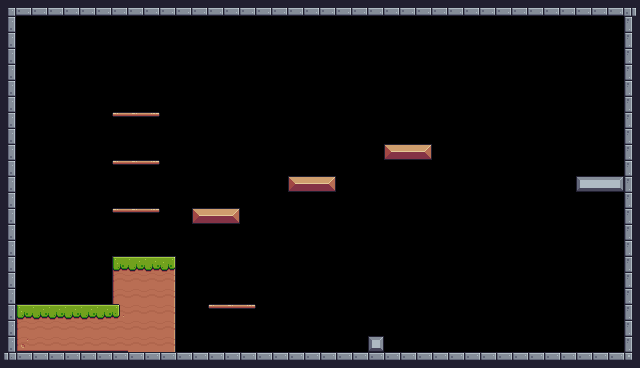

The image is a tile-based game level rendered from a .tmx file. Its description and complete source (layers, tilesets, objects, tile grids) follow:
An orthogonal 40x23 tile map with 16x16 px tiles, 1 tile layer (Background) and 17 objects (4x Platform, Player).

<map version="1.10" tiledversion="1.11.0" orientation="orthogonal" renderorder="right-down" width="40" height="23" tilewidth="16" tileheight="16" infinite="0" nextlayerid="6" nextobjectid="22">
 <tileset firstgid="1" source="Pixel Adventure.tsx" />
 <layer id="2" name="Background" width="40" height="23">
  <data encoding="csv">
4,46,46,46,46,46,46,46,46,46,46,46,46,46,46,46,46,46,46,46,46,46,46,46,46,46,46,46,46,46,46,46,46,46,46,46,46,46,46,5,
25,0,0,0,0,0,0,0,0,0,0,0,0,0,0,0,0,0,0,0,0,0,0,0,0,0,0,0,0,0,0,0,0,0,0,0,0,0,0,23,
25,0,0,0,0,0,0,0,0,0,0,0,0,0,0,0,0,0,0,0,0,0,0,0,0,0,0,0,0,0,0,0,0,0,0,0,0,0,0,23,
25,0,0,0,0,0,0,0,0,0,0,0,0,0,0,0,0,0,0,0,0,0,0,0,0,0,0,0,0,0,0,0,0,0,0,0,0,0,0,23,
25,0,0,0,0,0,0,0,0,0,0,0,0,0,0,0,0,0,0,0,0,0,0,0,0,0,0,0,0,0,0,0,0,0,0,0,0,0,0,23,
25,0,0,0,0,0,0,0,0,0,0,0,0,0,0,0,0,0,0,0,0,0,0,0,0,0,0,0,0,0,0,0,0,0,0,0,0,0,0,23,
25,0,0,0,0,0,0,0,0,0,0,0,0,0,0,0,0,0,0,0,0,0,0,0,0,0,0,0,0,0,0,0,0,0,0,0,0,0,0,23,
25,0,0,0,0,0,0,40,41,42,0,0,0,0,0,0,0,0,0,0,0,0,0,0,0,0,0,0,0,0,0,0,0,0,0,0,0,0,0,23,
25,0,0,0,0,0,0,0,0,0,0,0,0,0,0,0,0,0,0,0,0,0,0,0,0,0,0,0,0,0,0,0,0,0,0,0,0,0,0,23,
25,0,0,0,0,0,0,0,0,0,0,0,0,0,0,0,0,0,0,0,0,0,0,0,13,14,15,0,0,0,0,0,0,0,0,0,0,0,0,23,
25,0,0,0,0,0,0,40,41,42,0,0,0,0,0,0,0,0,0,0,0,0,0,0,0,0,0,0,0,0,0,0,0,0,0,0,0,0,0,23,
25,0,0,0,0,0,0,0,0,0,0,0,0,0,0,0,0,0,13,14,15,0,0,0,0,0,0,0,0,0,0,0,0,0,0,0,101,102,103,23,
25,0,0,0,0,0,0,0,0,0,0,0,0,0,0,0,0,0,0,0,0,0,0,0,0,0,0,0,0,0,0,0,0,0,0,0,0,0,0,23,
25,0,0,0,0,0,0,40,41,42,0,0,13,14,15,0,0,0,0,0,0,0,0,0,0,0,0,0,0,0,0,0,0,0,0,0,0,0,0,23,
25,0,0,0,0,0,0,0,0,0,0,0,0,0,0,0,0,0,0,0,0,0,0,0,0,0,0,0,0,0,0,0,0,0,0,0,0,0,0,23,
25,0,0,0,0,0,0,0,0,0,0,0,0,0,0,0,0,0,0,0,0,0,0,0,0,0,0,0,0,0,0,0,0,0,0,0,0,0,0,23,
25,0,0,0,0,0,0,7,8,8,9,0,0,0,0,0,0,0,0,0,0,0,0,0,0,0,0,0,0,0,0,0,0,0,0,0,0,0,0,23,
25,0,0,0,0,0,0,29,30,30,31,0,0,0,0,0,0,0,0,0,0,0,0,0,0,0,0,0,0,0,0,0,0,0,0,0,0,0,0,23,
25,0,0,0,0,0,0,29,30,30,31,0,0,0,0,0,0,0,0,0,0,0,0,0,0,0,0,0,0,0,0,0,0,0,0,0,0,0,0,23,
25,7,8,8,8,8,8,33,30,30,31,0,0,40,41,42,0,0,0,0,0,0,0,0,0,0,0,0,0,0,0,0,0,0,0,0,0,0,0,23,
25,29,30,30,30,30,30,30,30,30,31,0,0,0,0,0,0,0,0,0,0,0,0,0,0,0,0,0,0,0,0,0,0,0,0,0,0,0,0,23,
25,51,52,52,52,52,52,52,30,30,31,0,0,0,0,0,0,0,0,0,0,0,0,123,0,0,0,0,0,0,0,0,0,0,0,0,0,0,0,23,
26,2,2,2,2,2,2,2,2,2,2,2,2,2,2,2,2,2,2,2,2,2,2,2,2,2,2,2,2,2,2,2,2,2,2,2,2,2,2,27
</data>
 </layer>
 <objectgroup id="4" name="Spawnpoints">
  <object id="2" name="Player" type="Player" x="32" y="272" width="32" height="32" />
 </objectgroup>
 <objectgroup id="5" name="Obstacles">
  <object id="4" x="0" y="16" height="32" />
  <object id="5" x="0" y="16" width="16" height="336" />
  <object id="6" x="0" y="0" width="640" height="16" />
  <object id="7" x="624" y="16" width="16" height="336" />
  <object id="10" x="0" y="352" width="640" height="16" />
  <object id="11" name="Platform" type="Platform" x="112" y="208" width="48" height="16" />
  <object id="12" name="Platform" type="Platform" x="112" y="160" width="48" height="16" />
  <object id="13" name="Platform" type="Platform" x="112" y="112" width="48" height="16" />
  <object id="14" x="192" y="208" width="48" height="16" />
  <object id="15" x="288" y="176" width="48" height="16" />
  <object id="16" x="384" y="144" width="48" height="16" />
  <object id="17" x="16" y="304" width="160" height="48" />
  <object id="18" x="112" y="256" width="64" height="48" />
  <object id="19" name="Platform" type="Platform" x="208" y="304" width="48" height="16" />
  <object id="20" x="576" y="176" width="48" height="16" />
  <object id="21" x="368" y="336" width="16" height="16" />
 </objectgroup>
</map>
